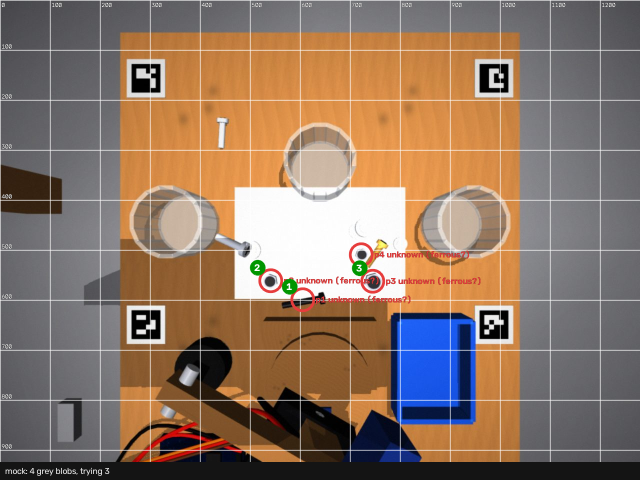
#> input picture runs/20260918-232949/round1_plan.png, 1280 x 960 px (shown at 1/2 size); its folder holds only this picture in this run
$ python -i bean_vision.py   (imports and definitions only)
#> lines starting #> are read from the running program, lines starting #| are printed output that depends on the picture
### sim/line/config.py
"""Line configuration: one JSON file, one section per subsystem, each owned by that subsystem's agent.

Load with `cfg = load()`; the panel edits values live and calls `save(cfg)`. Implementations receive the
whole `LineConfig` and read their own section, so adding a key never breaks another module.
"""

from __future__ import annotations

import json
from dataclasses import asdict, dataclass, field
from pathlib import Path

ROOT = Path(__file__).resolve().parent
CONFIG_PATH = ROOT / "config.json"


@dataclass
class ArduinoCfg:  # owner: arduino agent
    backend: str = "http"  # 'http' (proxy to conveyor_button.py) | 'serial' | 'fake'
    http_url: str = "http://127.0.0.1:8765"
    port_glob: str = "/dev/cu.usbmodem*"
    baud: int = 115200
    boot_wait_s: float = 2.5
    conveyor_default_speed: int = 60


@dataclass
class GateCfg:  # owner: arduino agent (angles measured on the bench by the build agent)
    channel: str = "base"  # which servo of `S b s e` drives the door: base = D9
    flush_deg: int = 90
    open_deg: int = 65  # 115 if the horn is mounted mirrored
    hold_deg: tuple = (90, 75)  # shoulder/elbow values sent alongside (nothing connected on D10/D11)
    settle_ms: int = 400  # 25° swing with the default firmware ramp (700 °/s²): ≈0.35 s. ≈120 with ramp_override.
    default_dwell_s: float = 0.5
    ramp_override: bool = False  # send `R <ch> <vmax> <accel>` for the door channel at start (firmware ≥ 19 Sep 13:50)
    door_vmax_deg_s: int = 400  # build agent's cap: door tip ≈ 40 cm/s into the foam soft stop
    door_accel_deg_s2: int = 8000  # 25° in ≈0.11 s (10° accel, 5° cruise, 10° decel)
    # channel "belt_spin": continuous-rotation servo on D6 as the door, MCU-timed `T <speed> <ms>` pulses into end stops
    spin_speed: int = 12  # % of full speed (bench 16:31: speed 12, 300 ms into the stops)
    spin_open_ms: int = 300
    spin_close_ms: int = 300
    spin_open_dir: int = 1  # +1: positive speed opens; -1 if the horn is mirrored
    # servo-investigation 19 Sep 17:xx (firmware >= 17:20): sent once at Gate start on the D6 channels, `err` on old firmware is logged
    neutral_us: int = 1500  # D6 speed-mode neutral (`N`); Servo.write(90) = 1472 us is NOT neutral. Calibrate with servo_repeat calibrate-neutral
    door_limits_deg: tuple = (40, 140)  # `L 3 <min> <max>` travel limits for the D6 positional door (conservative; the SG90 binds near 0/180)


@dataclass
class CameraCfg:  # owner: camera agent
    backend: str = "real"  # 'real' | 'file' | 'synthetic'
    match: str = "iphone"
    width: int = 1280
    height: int = 720
    fps: int = 60
    file_paths: list = field(default_factory=list)
    zone: list = field(default_factory=lambda: [400, 200, 880, 520])  # ROI x0,y0,x1,y1 px over the 9–15 cm stretch
    px_per_mm: float = 6.0  # measured from the pencil ticks 6 cm apart on the wall tops
    flow_axis: str = "x"  # image axis along which beans travel, '+x' | '-x' | '+y' | '-y'
    trigger_frac: float = 0.0  # a bean is judged once it has travelled this fraction of the zone (0 = as soon as fully visible)


@dataclass
class VisionCfg:  # owner: camera agent
    paper_gray_min: int = 150  # paper is brighter than this
    bean_gray_max: int = 120  # bean pixels are darker than this
    min_area_px: int = 400
    max_area_px: int = 40000
    dark_spot_gray: int = 45
    max_fg_frac: float = 0.5  # more of the ROI than this is dark -> no paper in view, detector returns nothing
    shadow_split: bool = False  # re-threshold each blob at Otsu of its own gray levels to drop the bean's shadow (shadowed floor)
    shadow_split_min_gap: int = 15  # only split when the two gray modes are at least this far apart


@dataclass
class ClassifierCfg:  # owner: coffee-sim agent
    backend: str = "rule"  # 'rule' | 'sklearn'
    model_path: str = "models/beans_v1.joblib"
    algo: str = "extratrees"  # learner for train_from_*: 'extratrees' (2 ms/bean) | 'mlp' (0.2 ms) | 'hgb' (accurate, ~100 ms/bean: too slow live)
    suspect_threshold: float = 0.5
    color_white_max_dark_frac: float = 0.02  # backend 'color': a blob with fewer dark pixels than this fraction is WHITE (suspect → removed)
    color_dark_gray: int = 60  # pixels darker than this count as "dark core" (motion blur never lifts a black bean above it)
    rules: dict = field(default_factory=lambda: {
        "min_major_mm": 8.0, "max_major_mm": 16.0,  # roasted arabica ~10–13 mm long
        "min_aspect": 1.1, "max_aspect": 2.2,
        "max_dark_frac": 0.35,  # black / burnt beans
        "min_mean_gray": 40, "max_mean_gray": 150,  # too dark = burnt, too light = quaker/shell
        "max_n_dark_spots": 2,
    })


@dataclass
class TimingCfg:  # owner: coffee-sim agent (kinematics) with as-built numbers from the build agent
    slope_deg: float = 15.0
    zone_from_top_cm: tuple = (9.0, 15.0)
    door_from_top_cm: tuple = (30.0, 36.0)
    bean_speed_cm_s: float = 35.0  # measured on the bench; the panel's stopwatch tool updates this ('measured' model)
    zone_to_door_s: float = 0.55  # derived by timing.refresh(): zone centre -> door start with the active speed model
    speed_model: str = "drag"  # 'drag' (build agent: v' = a - k v) | 'measured' (constant stopwatch speed) | 'rolling'
    drag_accel_cm_s2_at_15deg: float = 64.0  # net drive at 15°; a(θ) = (a15 + f)·sinθ/sin15° − f (48/64/80/96 at 12/15/18/21°)
    drag_friction_cm_s2: float = 19.2  # f: constant friction term of the drive (bean stalls below ~3.4°)
    drag_k_per_s: float = 1.6  # linear drag -> terminal speed a/k = 40 cm/s at 15°
    lead_margin_s: float = 0.0  # extra margin on top of the door swing (gate.settle_ms): photo age + jitter
    door_lead_s: float = 0.40  # DERIVED (timing.refresh): gate.settle_ms/1000 + lead_margin_s. 0.40 stock ramp, 0.12 with ramp_override
    mode: str = "fixed"  # 'fixed': open fixed_delay_s after the verdict; 'model': chute kinematics (timing.py)
    fixed_delay_s: float = 0.0  # 'fixed' mode: seconds from verdict to door open


@dataclass
class LineConfig:
    arduino: ArduinoCfg = field(default_factory=ArduinoCfg)
    gate: GateCfg = field(default_factory=GateCfg)
    camera: CameraCfg = field(default_factory=CameraCfg)
    vision: VisionCfg = field(default_factory=VisionCfg)
    classifier: ClassifierCfg = field(default_factory=ClassifierCfg)
    timing: TimingCfg = field(default_factory=TimingCfg)
    panel_port: int = 8800
    door_on_d6: bool = False  # bench workaround: the door servo answers only on D6 → translate `S <door> ..` into `C <speed>` (see panel.DoorOnD6)
    door_d6_mode: str = "continuous"  # 'continuous': FS90R-type servo, door driven by timed spin pulses into mechanical stops; 'positional': angle mapping
    door_d6_speed: int = 60  # spin speed -100..100 used for the pulses
    door_d6_open_ms: int = 180  # how long to spin towards OPEN (into the stop)
    door_d6_close_ms: int = 180  # how long to spin back to CLOSED
    door_d6_trim: int = 0  # dead-centre correction added to every spin command (−20..20): raise if CLOSE travels less than OPEN at equal ms
    door_d6_dir: int = 1  # +1 or -1: flip if OPEN spins the wrong way
    trigger_on: str = "seen"  # 'seen': act the moment anything enters the zone (partial ok); 'verdict': wait for a full view + classifier
    door_policy: str = "state"  # 'state': the door holds its last side and only moves when a bean's verdict differs from it; 'pulse': act, dwell, return
    action_position: str = "closed"  # which saved position the door takes when it acts on a bean: 'closed' | 'open' (rest = the other one)
    act_on: str = "all"  # 'all': the door moves for every bean (bring-up); 'suspect': only for suspect verdicts (sorting)
    lost_after_s: float = 0.4  # no blob for this long while tracking → bean lost, re-arm
    dry_run: bool = True  # the closed loop logs gate pulses instead of sending them until switched off in the panel


def _merge(dc, d: dict):
    for k, v in d.items():
        if hasattr(dc, k):
            cur = getattr(dc, k)
            if hasattr(cur, "__dataclass_fields__") and isinstance(v, dict):
                _merge(cur, v)
            else:
                setattr(dc, k, tuple(v) if isinstance(cur, tuple) else v)
    return dc


def load(path: Path = CONFIG_PATH) -> LineConfig:
    cfg = LineConfig()
    if path.exists():
        _merge(cfg, json.loads(path.read_text()))
    cfg.__dict__["_loaded_snapshot"] = asdict(cfg)  # what this copy saw on disk; save() writes only what changed since
    return cfg


# [38 lines left out: functions _changed, save, _deep_update, not called in this run]


# [4 lines that do not run on import are left out]

### sim/line/bean_vision.py
"""Dark beans on white paper -> blobs with features. Owner: camera agent. Implements `contracts.BeanDetector`.

`PaperBeanDetector(cfg)` segments dark objects against the bright paper floor of the chute inside the ROI
(cfg.camera.zone unless a ROI is passed), runs one connected-components pass and computes every feature
with bincount statistics over the ROI, like coffee_sorter/vision.py (same feature names where the meaning
is the same). mm scale comes from cfg.camera.px_per_mm. Blob coordinates are FULL-frame pixels.

Segmentation (the only thing that differs from the belt sorter): the paper is bright (median gray >
cfg.vision.paper_gray_min); bean pixels are darker than cfg.vision.bean_gray_max. If the paper looks dim
(a shadow, a dark desk) the threshold adapts to `paper_median - 45`, so a bean stays a bean when the room
light changes; the value actually used is reported in status().
"""
from __future__ import annotations

import time
from collections import deque

import cv2
import numpy as np

from line.config import LineConfig, load as load_config
from line.contracts import Blob, Check, Frame, ROI, now

FEATURES = [
    "area_mm2", "major_mm", "minor_mm", "aspect", "fill", "solidity",
    "mean_r", "mean_g", "mean_b", "mean_gray", "std_gray",
    "mean_h", "mean_s", "mean_v", "std_s",
    "dark_frac", "bright_frac", "n_dark_spots", "dark_spot_area_frac",
    "bbox_w_mm", "bbox_h_mm", "rg_ratio", "gb_ratio",
    "area_px",
]
DARK_T, BRIGHT_T = 60, 175  # same meaning as coffee_sorter.vision: fraction of very dark / very bright pixels


class PaperBeanDetector:
    name = "paper_bean_detector"

    def __init__(self, cfg: LineConfig | None = None):
        self.cfg = cfg or load_config()
        self._times = deque(maxlen=200)
        self.n_frames = 0
        self.n_blobs_last = 0
        self.paper_median = 0.0
        self.threshold_used = 0
        self.paper_ok = True
        self.fg_frac = 0.0
        self._kernel = cv2.getStructuringElement(cv2.MORPH_ELLIPSE, (3, 3))

    # -- geometry
    # [17 lines left out: functions default_roi, mask, not called in this run]

    # -- BeanDetector
    def detect(self, frame: Frame, roi: ROI | None = None) -> list[Blob]:
        t0 = time.perf_counter()
        roi = roi or self.default_roi(frame.bgr.shape)
        crop = roi.crop(frame.bgr)
        blobs = self._detect_crop(crop, roi.x0, roi.y0)
        self._times.append((time.perf_counter() - t0) * 1000.0)
        self.n_frames += 1
        self.n_blobs_last = len(blobs)
        return blobs

    # [147 lines left out: functions _detect_crop, _split_shadows, status, selftest, not called in this run]

    def close(self) -> None:
        pass


# [29 lines left out: functions draw_blobs, is_still, not called in this run]


class StillTracker:
    """Feed every frame's blobs; `update()` returns the blobs that have been still for `n_frames` consecutive frames.

    `n_frames=2` is the plain two-frame trigger; a higher value ignores a bean that is only pausing on the rim.
    `features_mean(blob)` averages the features of the still frames so the verdict does not depend on one frame.
    """

    def __init__(self, n_frames: int = 2, tol_px: float = 3.0):
        self.n_frames, self.tol_px = max(n_frames, 2), tol_px
        self._tracks: list[dict] = []  # {"u","v","count","feats": [dict,...]}

    # [29 lines left out: functions update, features_mean, not called in this run]

    def reset(self) -> None:
        self._tracks = []

>>> import cv2
>>> picture = cv2.imread('../../runs/20260918-232949/round1_plan.png', cv2.IMREAD_GRAYSCALE)
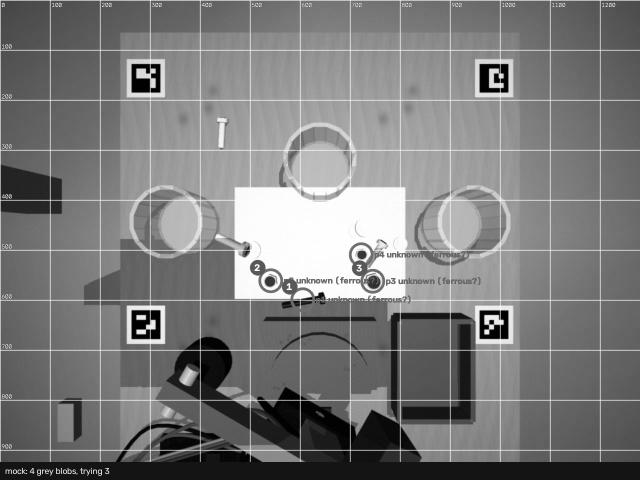
#> picture: shape (960, 1280) (shown at 1/2 size); min 0, max 255, mean 122.7
>>> result = PaperBeanDetector().detect(picture)
#> (reads sim/line/config.json from the repository)
#> (the run stopped early here; a loop or call above may not have finished)
